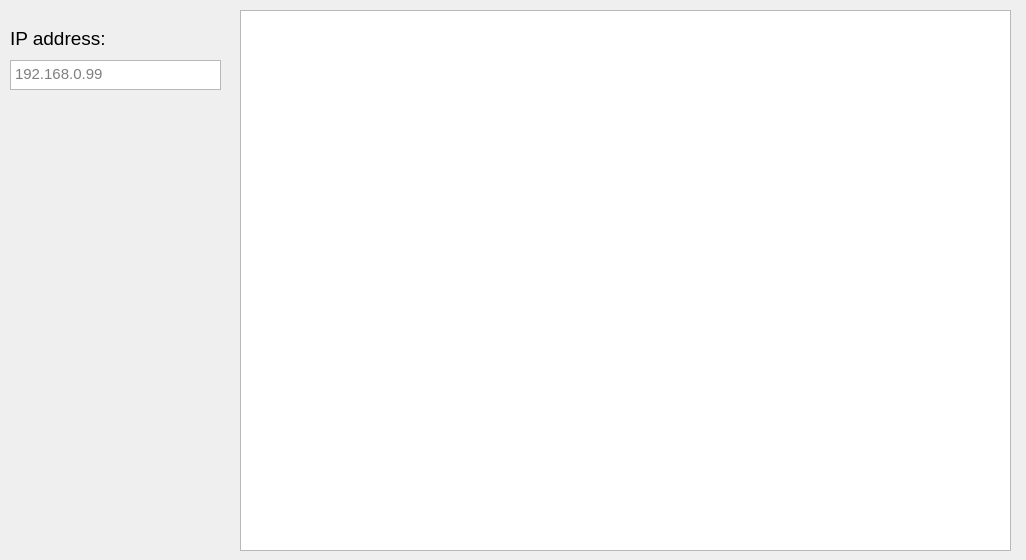
<?xml version="1.0" encoding="UTF-8"?>
<ui version="4.0">
 <class>Form</class>
 <widget class="QWidget" name="Form">
  <property name="geometry">
   <rect>
    <x>0</x>
    <y>0</y>
    <width>1026</width>
    <height>560</height>
   </rect>
  </property>
  <property name="windowTitle">
   <string>Form</string>
  </property>
  <widget class="QGraphicsView" name="graphicsView">
   <property name="geometry">
    <rect>
     <x>240</x>
     <y>10</y>
     <width>771</width>
     <height>541</height>
    </rect>
   </property>
  </widget>
  <widget class="QTextEdit" name="textEdit">
   <property name="geometry">
    <rect>
     <x>10</x>
     <y>60</y>
     <width>211</width>
     <height>30</height>
    </rect>
   </property>
   <property name="font">
    <font>
     <pointsize>11</pointsize>
    </font>
   </property>
   <property name="placeholderText">
    <string>192.168.0.99</string>
   </property>
  </widget>
  <widget class="QLabel" name="label">
   <property name="geometry">
    <rect>
     <x>10</x>
     <y>30</y>
     <width>121</width>
     <height>16</height>
    </rect>
   </property>
   <property name="font">
    <font>
     <pointsize>14</pointsize>
    </font>
   </property>
   <property name="text">
    <string>IP address:</string>
   </property>
  </widget>
 </widget>
 <resources/>
 <connections/>
</ui>
